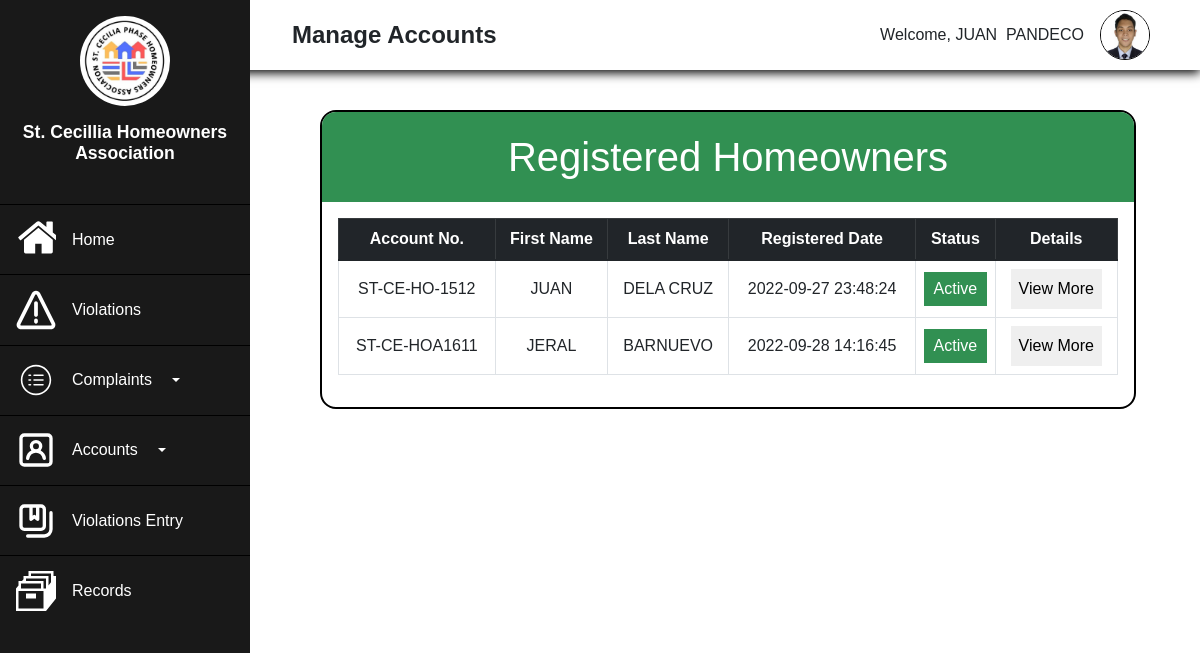
Page /Admin/Admin-Homeowners.php (signed in) on the committed database.
### tables this page shows
CREATE TABLE `homeowners` (
  `Homeowners_ID` int(11) NOT NULL,
  `Account_Number` varchar(255) NOT NULL,
  `First_Name` varchar(255) NOT NULL,
  `Last_Name` varchar(255) NOT NULL,
  `Gender` varchar(255) NOT NULL,
  `Age` int(255) NOT NULL,
  `ContactNo` varchar(255) NOT NULL,
  `Address` varchar(255) NOT NULL,
  `Birthdate` date NOT NULL,
  `Email` varchar(255) NOT NULL,
  `Image` varchar(255) NOT NULL,
  `Password` varchar(255) NOT NULL,
  `Confirm_Password` varchar(255) NOT NULL,
  `VerificationCode` varchar(255) NOT NULL,
  `verified` int(10) NOT NULL DEFAULT 0,
  `date_registered` datetime NOT NULL DEFAULT current_timestamp() ON UPDATE current_timestamp()
);

### Admin/Admin-Homeowners.php (the view, shortened to what this page needs)
<?php
    require("process.php");
?>
<!DOCTYPE html>
<html lang="en">
<head>
    <link rel="stylesheet" href="https://use.fontawesome.com/releases/v5.15.4/css/all.css">
    <link rel="stylesheet" href="realtime.css">
    <link href="https://cdn.jsdelivr.net/npm/bootstrap@5.1.3/dist/css/bootstrap.min.css" rel="stylesheet">
    <link rel="stylesheet" href="Admin-Complaint.css">
    <link rel="stylesheet" type="text/css" href="https://cdnjs.cloudflare.com/ajax/libs/twitter-bootstrap/5.1.3/css/bootstrap.min.css"/>
    <link rel="stylesheet" type="text/css" href="https://cdn.datatables.net/v/bs5/jszip-2.5.0/dt-1.12.1/b-2.2.3/b-colvis-2.2.3/b-html5-2.2.3/b-print-2.2.3/datatables.min.css"/>
</head>
<body>
<?php
    if(!empty($_SESSION['Admin_ID'])){
        $AdminID=$_SESSION['Admin_ID'];
        $result=mysqli_query($conn, "SELECT*FROM admin WHERE Admin_ID='$AdminID'");
        $row=mysqli_fetch_assoc($result);
    }
?>
    <div class="main">
    <div class="side">
        <div class="logo">
            <img src="../Assets/logo.jpg" alt="" width="90px">
            <h2>St. Cecillia Homeowners Association</h2>
        </div>
        <div class="button">
            <ul class="side-button">
                <a href="Admin-Dashboard.php"><button class="buttn">
                    <p>Home</p>
                </button></a>
                <a href="Admin-Violations.php"><button class="buttn">
                    <p>Violations</p>
                </button></a>
                <button type="button" class="buttn buttn-primary dropdown-toggle" data-bs-toggle="dropdown">
                    <p>Complaints</p>
                </button>
                <button type="button" class="buttn buttn-primary dropdown-toggle" data-bs-toggle="dropdown">
                    <p>Accounts</p>
                </button>
                <a href="Violation-Entry.php"><button class="buttn">
                    <p>Violations Entry</p>
                </button></a>
                <a href="Admin-Records.php"><button class="buttn">
                    <svg xmlns="http://www.w3.org/2000/svg" width="16" height="16" viewBox="0 0 16 16"><path fill="#fffff" d="M4 9h4v2H4V9z"/><path fill="#fffff" d="M16 2h-1V0H5v2H3v1.25L2.4 4H1v1.75L0 7v9h12l4-5V2zM2 5h8v2H2V5zm9 10H1V8h10v7zm1-8h-1V4H4V3h8v4zm2-2.5l-1 1.25V2H6V1h8v3.5z"/></svg><p>Records</p>
                </button></a>
            </ul>
        </div>
    </div>
    <div class="top">
        <div class="burger">
            <p>Manage Accounts</p>
        </div>
        <div class="profile">
            <div class="welcome"><p>Welcome, <?php echo $row['FirstName'], "&nbsp;&nbsp;",$row['LastName']; ?></p></div>
        <div class="image" onclick="Dropmenu();">
                <img src="admin-imgs/<?php echo $row['Image_Profile']; ?>" alt="" width="50px">
            </div>
        </div>
    </div>
    <div class="body">
        <div class="container1">
            <div class="title"><h1>Registered Homeowners</h1></div>
            <div class="table-complaint">
            <table class="table table-bordered table-hover table-responsive" id="Mytable" style="padding:0;">
                <thead class="table-dark head">
                    <tr class="height">
                    <th class="text-center">Account No.</th>
                    <th class="text-center">First Name</th>
                    <th class="text-center">Last Name</th>
                    <th class="text-center">Registered Date</th>
                    <th class="text-center">Status</th>
                    <th class="text-center">Details</th>
                    </tr>
                </thead>
                <tbody>
                <?php
                    $query1="SELECT*FROM homeowners WHERE verified='1'";
                    $result=mysqli_query($conn, $query1);
                    if(mysqli_num_rows($result)>0){
                    while($row=mysqli_fetch_assoc($result)){
                ?>
                    <tr class="height">
                    <td><?php echo $row['Account_Number'] ?></td>
                    <td><?php echo $row['First_Name']; ?></td>
                    <td><?php echo $row['Last_Name']; ?></td>
                    <td><?php echo $row['date_registered']; ?></td>
                    <td><div class="success">Active</div></td>
                    <td><button style="padding:.5rem; border:none;" data-bs-toggle="modal" data-bs-target="#viewdetails<?php echo $row['Homeowners_ID']; ?>">View More  </button></td>
                    </tr>
                    <?php
                    }
                    }
                ?>
                </tbody>
            </table>
            </div>
        </div>
    </div>
</div>
</body>
</html>

### Admin/realtime.css (style rules this page uses)
* { box-sizing: border-box; margin:0; padding:0; font-family: 'Poppins', sans-serif; }
:root { --side:#191919; --top:#ffffff; --body:#ffffff; --font-text:#000000; --main-color:#59CE8F; --secondary:#319052; --hover:#65C18C; }
.main { display: grid; grid-template-columns: 250px 1fr; grid-template-rows: 100px 1fr; grid-template-areas: "side head head" "side body body" "side body body"; height: 100%; width: 100%; }
.side { grid-area:side; display: flex; flex-direction: column; align-items: center; gap:1rem; background:var(--side); padding:0; width:100%; min-height: 100vh; max-width: 250px; z-index: 999; position: fixed; top:0; left:0; }
.side>.logo { display: flex; flex-direction: column; align-items: center; justify-content: center; text-align: center; gap:1rem; padding:1rem; }
.side>.logo>h2 { font-size:1.1rem; font-weight: 600; color: #FFFFFF; }
.side>.logo>img { border-radius:100%; }
svg { fill:#FFFFFF; width: 40px; height: 50px; }
.side-button { padding:0; margin:0; display: flex; flex-direction: column; }
.button { width: 100%; }
.buttn { width: 100%; padding:.6rem; background-color:var(--side); color:#FFFFFF; border-top:1px solid black; border-left:none; border-right:none; border-bottom: none; display:flex; align-items: center; transition: .5s; }
.button>.side-button>a { text-decoration: none; }
.button>.side-button>a>.buttn { display: flex; align-items: center; justify-content: flex-start; gap:1rem; font-size: 1rem; text-align:center; padding-left:1rem; }
.button>.side-button>a>.buttn>p { padding:0; margin:0; }
.buttn { display: flex; align-items: center; padding-left:1rem; gap:1rem; font-size: 1rem; text-align:center; }
.buttn>p { margin:0; padding:0; }
.top { grid-area:head; display: flex; align-items: center; justify-content: space-between; padding: 1rem 1rem; background:var(--top); box-shadow:0 3px 10px black ; position: fixed; top:0; left:0; height:80px; z-index:90; width:100%; height: 70px; padding-left:260px; padding-right:50px; }
.burger { display: flex; flex-direction: row; align-items: center; gap:1rem; padding-left:2rem; }
.top>.profile { display: flex; align-items: center; gap:1rem; }
.top>.burger>p { margin:0; font-weight: 600; font-size: 1.5rem; }
.top>.profile>.welcome { display: flex; align-items: center; justify-content: center; }
.top>.profile>.welcome>p { margin:0; }
.top>.profile>.image { border: 1px black solid; width: 50px; height: 50px; border-radius: 100%; position: relative; overflow: hidden; cursor:pointer; transition:1s; }
.top>.profile>.image>img { position: absolute; top:0; left:0; width: 100%; height: 100%; object-fit:cover; }
.body { display: flex; align-items: flex-start; justify-content: flex-start; flex-direction: column; padding:4rem; background-color: #ffffff; width: 100%; min-height: 100vh; padding-left:320px; padding-top: 110px; overflow: scroll; position:absolute; }
.table { width: 100%; height: 100%; max-height: 400px; background-color: #FFFFFF; padding:1.5rem; margin:0; overflow: scroll; }
thead { vertical-align: middle; text-align: center; border: 1px solid black; }
tbody { vertical-align: middle; text-align: center; }
.table-responsive { padding:0; }
tr { padding:0; vertical-align: middle; }

### Admin/Admin-Complaint.css (style rules this page uses)
.container1 { background-color: #ffffff; padding-left:0; width: 100%; max-width: 1200px; border: 2px solid black; border-radius:1rem; overflow: hidden; }
.container1>.title { width: 100%; height: 90px; background-color: #319052; display: flex; align-items: center; justify-content: center; }
.container1>.title>h1 { text-align: center; color:#ffffff; margin:0; }
#Mytable { padding:1rem; }
.table-complaint { padding:1rem; overflow-y: scroll; }
#Mytable>tbody { text-align: center; }
.success { background-color: #319052; color:white; padding:.3rem; }

### rows in the picture
homeowners: Account_Number "ST-CE-HO-1512", First_Name "JUAN", Last_Name "DELA CRUZ", date_registered "2022-09-27 23:48:24"
homeowners: Account_Number "ST-CE-HOA1611", First_Name "JERAL", Last_Name "BARNUEVO", date_registered "2022-09-28 14:16:45"

### other values in the picture
$row['FirstName'] "JUAN"
$row['LastName'] "PANDECO"
